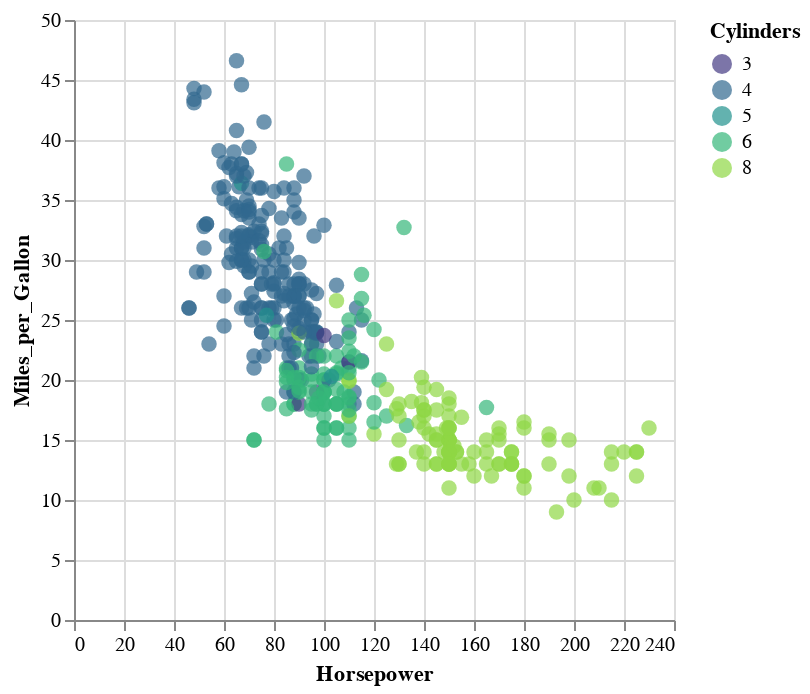

Notebook cell for this chart:
### Code cell
chart = alt.Chart(df).mark_point(filled=True, size=60).encode(
    x="Horsepower:Q",
    y="Miles_per_Gallon:Q",
    color=alt.Color(
        "Cylinders:O",
        scale=alt.Scale(scheme="viridis")
    ),
    tooltip=["Horsepower", "Miles_per_Gallon", "Cylinders"],
).interactive()

chart

### Figure 1 — Vega-Lite specification as saved in the notebook (floating-point values rounded to 4 significant figures; data arrays with more than 128 entries replaced by an {"elided": "..."} marker saying what was removed)
{"config": {"view": {"continuousWidth": 300, "continuousHeight": 300}}, "data": {"name": "data-f02450ab61490a1363517a0190416235"}, "mark": {"type": "point", "filled": true, "size": 60}, "encoding": {"color": {"field": "Cylinders", "scale": {"scheme": "viridis"}, "type": "ordinal"}, "tooltip": [{"field": "Horsepower", "type": "quantitative"}, {"field": "Miles_per_Gallon", "type": "quantitative"}, {"field": "Cylinders", "type": "quantitative"}], "x": {"field": "Horsepower", "type": "quantitative"}, "y": {"field": "Miles_per_Gallon", "type": "quantitative"}}, "params": [{"name": "param_2", "select": {"type": "interval", "encodings": ["x", "y"]}, "bind": "scales"}], "$schema": "https://vega.github.io/schema/vega-lite/v5.16.3.json", "datasets": {"data-f02450ab61490a1363517a0190416235": {"elided": "406 records"}}}
